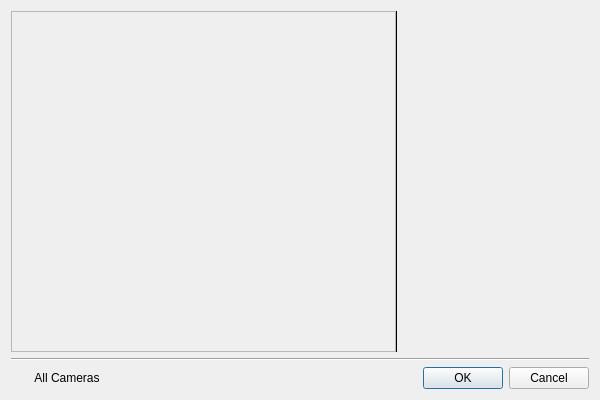
<?xml version="1.0" encoding="UTF-8"?>
<ui version="4.0">
 <class>CameraSelectionDialog</class>
 <widget class="QDialog" name="CameraSelectionDialog">
  <property name="geometry">
   <rect>
    <x>0</x>
    <y>0</y>
    <width>600</width>
    <height>400</height>
   </rect>
  </property>
  <property name="minimumSize">
   <size>
    <width>600</width>
    <height>240</height>
   </size>
  </property>
  <property name="maximumSize">
   <size>
    <width>960</width>
    <height>16777215</height>
   </size>
  </property>
  <property name="windowTitle">
   <string>Select Devices…</string>
  </property>
  <layout class="QVBoxLayout" name="verticalLayout">
   <item>
    <layout class="QHBoxLayout" name="horizontalLayout_2">
     <property name="spacing">
      <number>0</number>
     </property>
     <item>
      <widget class="nx::vms::client::desktop::FilteredResourceSelectionWidget" name="filteredResourceSelectionWidget">
       <property name="sizePolicy">
        <sizepolicy hsizetype="Preferred" vsizetype="MinimumExpanding">
         <horstretch>0</horstretch>
         <verstretch>0</verstretch>
        </sizepolicy>
       </property>
      </widget>
     </item>
     <item>
      <widget class="Line" name="verticalLine">
       <property name="minimumSize">
        <size>
         <width>1</width>
         <height>0</height>
        </size>
       </property>
       <property name="maximumSize">
        <size>
         <width>1</width>
         <height>16777215</height>
        </size>
       </property>
       <property name="frameShadow">
        <enum>QFrame::Plain</enum>
       </property>
       <property name="orientation">
        <enum>Qt::Vertical</enum>
       </property>
      </widget>
     </item>
     <item>
      <widget class="QnResourceDetailsWidget" name="detailsWidget" native="true">
       <property name="sizePolicy">
        <sizepolicy hsizetype="Fixed" vsizetype="Preferred">
         <horstretch>0</horstretch>
         <verstretch>0</verstretch>
        </sizepolicy>
       </property>
       <property name="minimumSize">
        <size>
         <width>192</width>
         <height>0</height>
        </size>
       </property>
       <property name="maximumSize">
        <size>
         <width>192</width>
         <height>16777215</height>
        </size>
       </property>
      </widget>
     </item>
    </layout>
   </item>
   <item>
    <widget class="Line" name="line">
     <property name="orientation">
      <enum>Qt::Horizontal</enum>
     </property>
    </widget>
   </item>
   <item>
    <layout class="QHBoxLayout" name="horizontalLayout">
     <property name="leftMargin">
      <number>16</number>
     </property>
     <item>
      <widget class="QPushButton" name="allCamerasSwitch">
       <property name="text">
        <string>All Cameras</string>
       </property>
       <property name="checkable">
        <bool>true</bool>
       </property>
       <property name="flat">
        <bool>true</bool>
       </property>
      </widget>
     </item>
     <item>
      <widget class="QDialogButtonBox" name="buttonBox">
       <property name="standardButtons">
        <set>QDialogButtonBox::Cancel|QDialogButtonBox::Ok</set>
       </property>
      </widget>
     </item>
    </layout>
   </item>
  </layout>
 </widget>
 <customwidgets>
  <customwidget>
   <class>nx::vms::client::desktop::FilteredResourceSelectionWidget</class>
   <extends>QScrollArea</extends>
   <header>nx/vms/client/desktop/resource_dialogs/details/filtered_resource_selection_widget.h</header>
   <container>1</container>
  </customwidget>
  <customwidget>
   <class>QnResourceDetailsWidget</class>
   <extends>QWidget</extends>
   <header>ui/widgets/resource_details_widget.h</header>
   <container>1</container>
  </customwidget>
 </customwidgets>
 <resources/>
 <connections/>
</ui>
